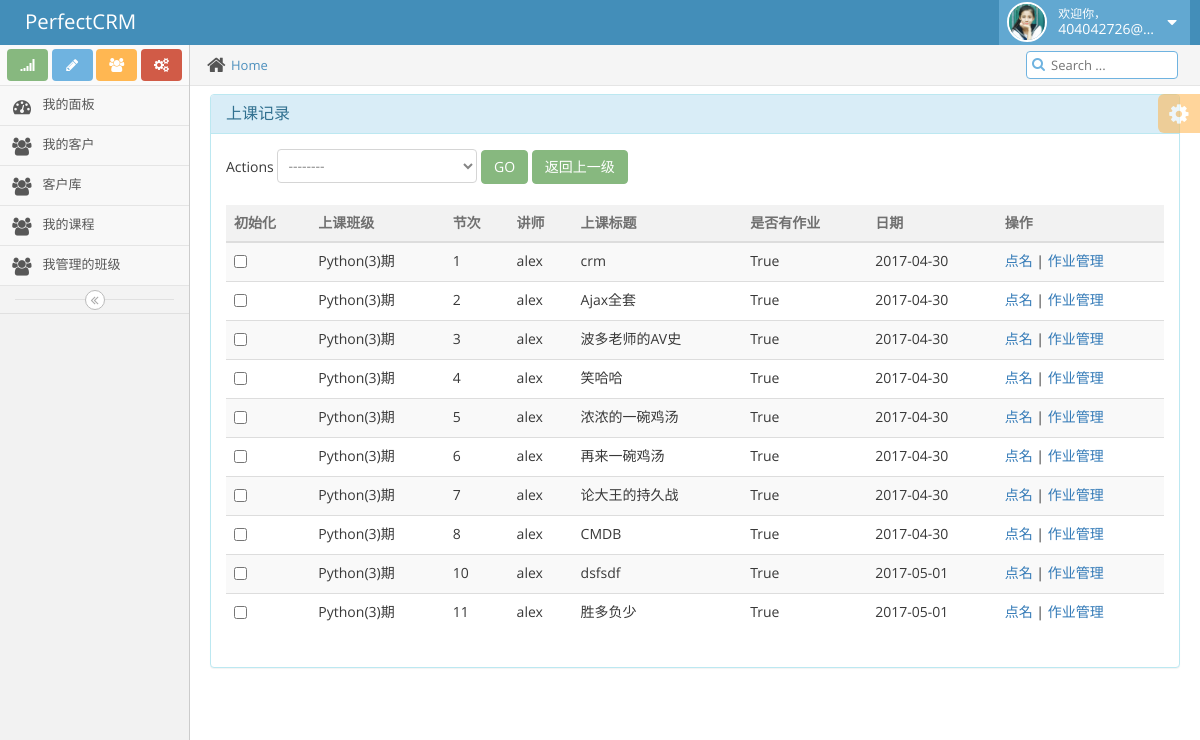
Page /teacher/mycls-1/ (signed in) on the committed database.
### repository/models.py (models this page shows, shortened)
class UserProfile(AbstractBaseUser, PermissionsMixin):
    email = models.EmailField(
        verbose_name='email address',
        max_length=255,
        unique=True,
    )
    name = models.CharField(max_length=64, verbose_name="姓名")
    is_active = models.BooleanField(default=True)
    is_staff = models.BooleanField(default=True)
    role = models.ManyToManyField("Role", blank=True, null=True)
    objects = UserProfileManager()
    USERNAME_FIELD = 'email'
    REQUIRED_FIELDS = ['name']
    def __str__(self):
        return self.email
    class Meta:
        permissions = (
            ('crm_table_list', '可以查看kingadmin每张表里所有的数据'),
            ('crm_table_list_view', '可以访问kingadmin表里每条数据的修改页'),
            ('crm_table_list_change', '可以对kingadmin表里的每条数据进行修改'),
            ('crm_table_obj_add_view', '可以访问kingadmin每张表的数据增加页'),
            ('crm_table_obj_add', '可以对kingadmin每张表进行数据添加'),
        )

class Menus(models.Model):
    name = models.CharField(max_length=64)
    url_type_choices = ((0, 'absolute'), (1, 'dynamic'))
    url_type = models.SmallIntegerField(choices=url_type_choices, default=0)
    url_name = models.CharField(max_length=128)
    class Meta:
        unique_together = ('name', 'url_name')

class CourseRecord(models.Model):
    class_grade = models.ForeignKey("ClassList", verbose_name="上课班级")
    day_num = models.PositiveSmallIntegerField(verbose_name="课程节次")
    teacher = models.ForeignKey("UserProfile")
    title = models.CharField("本节主题", max_length=64)
    content = models.TextField("本节内容")
    has_homework = models.BooleanField("本节有作业", default=True)
    homework = models.TextField("作业需求", blank=True, null=True)
    date = models.DateTimeField(auto_now_add=True)
    class Meta:
        unique_together = ('class_grade', 'day_num')

class ClassList(models.Model):
    branch = models.ForeignKey("Branch")
    course = models.ForeignKey("Course")
    class_type_choices = ((0, '脱产'), (1, '周末'), (2, '网络班'))
    class_type = models.SmallIntegerField(choices=class_type_choices, default=0)
    semester = models.SmallIntegerField(verbose_name="学期")
    teachers = models.ManyToManyField("UserProfile", verbose_name="讲师")
    contract_template = models.ForeignKey("ContractTemplate", blank=True, null=True)  # 讲师忽略
    start_date = models.DateField("开班日期")
    graduate_date = models.DateField("毕业日期", blank=True, null=True)
    def __str__(self):
        return "%s(%s)期" % (self.course.name, self.semester)
    class Meta:
        unique_together = ('branch', 'class_type', 'course', 'semester')

class Course(models.Model):
    name = models.CharField(verbose_name='课程名称', max_length=64, unique=True)
    price = models.PositiveSmallIntegerField()
    period = models.PositiveSmallIntegerField(verbose_name="课程周期(月)", default=5)
    outline = models.TextField(verbose_name="大纲")

### teacher/views.py (the view, shortened to what this page needs)
# urls.py: url(r'^mycls-(\d+)/$', views.MyclsDetailView.as_view()),
class MyclsDetailView(View):
    @method_decorator(csrf_exempt)
    def dispatch(self, request, *args, **kwargs):
        return super(MyclsDetailView, self).dispatch(request, *args, **kwargs)
    @method_decorator(login_required)
    def get(self, request, cls_id):
        course_record_list = models.CourseRecord.objects.filter(class_grade_id=cls_id)
        return render(request, 'teacher/cls_record_list.html', locals())

### templates/teacher/cls_record_list.html (shortened to what this page needs)
{% extends 'public/_public.html' %}
{% block page_content %}
    <div class="panel panel-info">
        <div class="panel-heading">
            <h3 class="panel-title">上课记录</h3>
        </div>
        <div class="panel-body">
            <form action="" method="post">
                <span>Actions</span>
                <select name="action" class="form-control" style="width: 200px;border-radius: 4px">
                    <option value="">--------</option>
                </select>
                <input type="submit" class="btn btn-success" value="GO" id="btn_submit">
                <a href="/teacher/mycls/" class="btn btn-success">返回上一级</a>
            </form><br>
            <table class="table table-striped">
                <thead>
                    <tr>
                        <th>初始化</th>
                        <th>上课班级</th>
                        <th>节次</th>
                        <th>讲师</th>
                        <th>上课标题</th>
                        <th>是否有作业</th>
                        <th>日期</th>
                        <th>操作</th>
                    </tr>
                </thead>
                <tbody>
                    {% for course_record in course_record_list %}
                        <tr>
                            <td><input type="checkbox" row-select="true" value="{{ course_record.id }}"></td>
                            <td>{{ course_record.class_grade }}</td>
                            <td>{{ course_record.day_num }}</td>
                            <td>{{ course_record.teacher.name }}</td>
                            <td>{{ course_record.title }}</td>
                            <td>{{ course_record.has_homework }}</td>
                            <td>{{ course_record.date | date:"Y-m-d" }}</td>
                            <td>
                                <a href="/teacher/mycls/course-record-{{ course_record.id }}/roll_call/">点名</a>
                                | <a href="#">作业管理</a>
                            </td>
                        </tr>
                    {% endfor %}
                </tbody>
            </table>
        </div>
    </div>
{% endblock %}

### templates/public/_public.html (shortened to what this page needs)
{% extends 'public/base.html' %}
{% load staticfiles %}
{% block body %}
    <div class="navbar navbar-default" id="navbar">
        <div class="navbar-container" id="navbar-container">
            <div class="navbar-header pull-left">
                <a href="#" class="navbar-brand">
                    <small>
                        PerfectCRM
                    </small>
                </a>
            </div>
            <div class="navbar-buttons navbar-header pull-right" role="navigation">
                <ul class="nav ace-nav">
                    <li class="light-blue">
                        <a data-toggle="dropdown" href="#" class="dropdown-toggle">
                            <img class="nav-user-photo" src="{% static 'imgs/girl.jpg' %}">
                            <span class="user-info">
                        <small>欢迎你，</small>
                        {{ request.user }}
                    </span>
                            <i class="ace-icon fa fa-caret-down"></i>
                        </a>
                    </li>
                </ul>
            </div>
        </div>
    </div>
    <div class="main-container" id="main-container">
        <div class="sidebar responsive" id="sidebar">
            <div class="sidebar-shortcuts" id="sidebar-shortcuts">
                <div class="sidebar-shortcuts-large" id="sidebar-shortcuts-large">
                    <button class="btn btn-success">
                        <i class="ace-icon fa fa-signal"></i>
                    </button>
                    <button class="btn btn-info">
                        <i class="ace-icon fa fa-pencil"></i>
                    </button>
                    <button class="btn btn-warning">
                        <i class="ace-icon fa fa-users"></i>
                    </button>
                    <button class="btn btn-danger">
                        <i class="ace-icon fa fa-cogs"></i>
                    </button>
                </div>
            </div>
            <ul class="nav nav-list">
                <li class="">
                    <a href="/bossadmin/">
                        <i class="menu-icon fa fa-tachometer"></i>
                        <span class="menu-text"> 我的面板 </span>
                    </a>
                </li>
                {% for role in request.user.role.select_related %}
                    {% for menu in role.menus.select_related %}
                        <li class="">
                            <a href="{% if menu.url_type == 0 %}{{ menu.url_name }}{% else %}{% url menu.url_name %}{% endif %}">
                                <i class="menu-icon fa fa-users"></i>
                                {{ menu.name }}
                            </a>
                        </li>
                    {% endfor %}
                {% endfor %}
            </ul>
            <div class="sidebar-toggle sidebar-collapse" id="sidebar-collapse">
                <i class="ace-icon fa fa-angle-double-left" data-icon1="ace-icon fa fa-angle-double-left"
                   data-icon2="ace-icon fa fa-angle-double-right"></i>
            </div>
        </div>
        <div class="main-content">
            <div class="breadcrumbs" id="breadcrumbs">
                <ul class="breadcrumb">
                    <li>
                        <i class="ace-icon fa fa-home home-icon"></i>
                        <a href="#">{% block path %}Home{% endblock %}</a>
                    </li>
                </ul>
                <div class="nav-search" id="nav-search">
                    <form class="form-search">
                            <span class="input-icon">
                                <input placeholder="Search ..." class="nav-search-input"
                                       autocomplete="off" type="text">
                                <i class="ace-icon fa fa-search nav-search-icon"></i>
                            </span>
                    </form>
                </div>
            </div>
            <div class="page-content">
                <div class="ace-settings-container" id="ace-settings-container">
                    <div class="btn btn-app btn-xs btn-warning ace-settings-btn" id="ace-settings-btn">
                        <i class="ace-icon fa fa-cog bigger-150"></i>
                    </div>
                </div>
                <div class="page-content-area">
                    <div class="row">
                        <div class="col-xs-12">
                            {% block page_content %}{% endblock %}
                        </div>
                    </div>
                </div>
            </div>
        </div>
    </div>
{% endblock %}

### templates/public/base.html (style rules this page uses)
body { font-size: 14px; }
.table > thead > tr { background-image: none; }

### templates/teacher/cls_record_list.html (style rules this page uses)
.form-control { display: inline-block; }

### rows in the picture
UserProfile: user "404042726@…"
Menus: name "我的客户"
Menus: name "客户库"
Menus: name "我的课程"
Menus: name "我管理的班级"
CourseRecord: class_grade "Python(3)期", day_num "1", teacher.name "alex", title "crm", has_homework "True", date "2017-04-30"
CourseRecord: class_grade "Python(3)期", day_num "2", teacher.name "alex", title "Ajax全套", has_homework "True", date "2017-04-30"
CourseRecord: class_grade "Python(3)期", day_num "3", teacher.name "alex", title "波多老师的AV史", has_homework "True", date "2017-04-30"
CourseRecord: class_grade "Python(3)期", day_num "4", teacher.name "alex", title "笑哈哈", has_homework "True", date "2017-04-30"
CourseRecord: class_grade "Python(3)期", day_num "5", teacher.name "alex", title "浓浓的一碗鸡汤", has_homework "True", date "2017-04-30"
CourseRecord: class_grade "Python(3)期", day_num "6", teacher.name "alex", title "再来一碗鸡汤", has_homework "True", date "2017-04-30"
CourseRecord: class_grade "Python(3)期", day_num "7", teacher.name "alex", title "论大王的持久战", has_homework "True", date "2017-04-30"
CourseRecord: class_grade "Python(3)期", day_num "8", teacher.name "alex", title "CMDB", has_homework "True", date "2017-04-30"
CourseRecord: class_grade "Python(3)期", day_num "10", teacher.name "alex", title "dsfsdf", has_homework "True", date "2017-05-01"
CourseRecord: class_grade "Python(3)期", day_num "11", teacher.name "alex", title "胜多负少", has_homework "True", date "2017-05-01"
